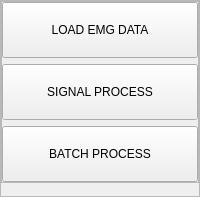
                              <widget class="QFrame" name="emg_right_btn_group">
                               <property name="sizePolicy">
                                <sizepolicy hsizetype="Preferred" vsizetype="Expanding">
                                 <horstretch>0</horstretch>
                                 <verstretch>3</verstretch>
                                </sizepolicy>
                               </property>
                               <property name="styleSheet">
                                <string notr="true"/>
                               </property>
                               <property name="frameShape">
                                <enum>QFrame::StyledPanel</enum>
                               </property>
                               <property name="frameShadow">
                                <enum>QFrame::Raised</enum>
                               </property>
                               <layout class="QVBoxLayout" name="verticalLayout_75">
                                <property name="spacing">
                                 <number>0</number>
                                </property>
                                <property name="leftMargin">
                                 <number>0</number>
                                </property>
                                <property name="topMargin">
                                 <number>0</number>
                                </property>
                                <property name="rightMargin">
                                 <number>0</number>
                                </property>
                                <property name="bottomMargin">
                                 <number>0</number>
                                </property>
                                <item>
                                 <widget class="QFrame" name="frame_47">
                                  <property name="frameShape">
                                   <enum>QFrame::StyledPanel</enum>
                                  </property>
                                  <property name="frameShadow">
                                   <enum>QFrame::Raised</enum>
                                  </property>
                                  <layout class="QVBoxLayout" name="verticalLayout_35">
                                   <property name="leftMargin">
                                    <number>0</number>
                                   </property>
                                   <property name="topMargin">
                                    <number>0</number>
                                   </property>
                                   <property name="rightMargin">
                                    <number>0</number>
                                   </property>
                                   <property name="bottomMargin">
                                    <number>0</number>
                                   </property>
                                   <item>
                                    <widget class="QPushButton" name="pushButton_10">
                                     <property name="sizePolicy">
                                      <sizepolicy hsizetype="Preferred" vsizetype="Preferred">
                                       <horstretch>0</horstretch>
                                       <verstretch>0</verstretch>
                                      </sizepolicy>
                                     </property>
                                     <property name="minimumSize">
                                      <size>
                                       <width>0</width>
                                       <height>56</height>
                                      </size>
                                     </property>
                                     <property name="maximumSize">
                                      <size>
                                       <width>16777215</width>
                                       <height>56</height>
                                      </size>
                                     </property>
                                     <property name="cursor">
                                      <cursorShape>PointingHandCursor</cursorShape>
                                     </property>
                                     <property name="styleSheet">
                                      <string notr="true"/>
                                     </property>
                                     <property name="text">
                                      <string>LOAD EMG DATA</string>
                                     </property>
                                     <property name="icon">
                                      <iconset resource="resources.qrc">
                                       <normaloff>:/icons/images/icons/cil-folder-open.png</normaloff>:/icons/images/icons/cil-folder-open.png</iconset>
                                     </property>
                                    </widget>
                                   </item>
                                   <item>
                                    <widget class="QPushButton" name="pushButton_11">
                                     <property name="sizePolicy">
                                      <sizepolicy hsizetype="Preferred" vsizetype="Preferred">
                                       <horstretch>0</horstretch>
                                       <verstretch>0</verstretch>
                                      </sizepolicy>
                                     </property>
                                     <property name="minimumSize">
                                      <size>
                                       <width>0</width>
                                       <height>56</height>
                                      </size>
                                     </property>
                                     <property name="maximumSize">
                                      <size>
                                       <width>16777215</width>
                                       <height>56</height>
                                      </size>
                                     </property>
                                     <property name="cursor">
                                      <cursorShape>PointingHandCursor</cursorShape>
                                     </property>
                                     <property name="text">
                                      <string>SIGNAL PROCESS</string>
                                     </property>
                                     <property name="icon">
                                      <iconset resource="resources.qrc">
                                       <normaloff>:/icons/images/icons/cil-chart-line.png</normaloff>:/icons/images/icons/cil-chart-line.png</iconset>
                                     </property>
                                    </widget>
                                   </item>
                                   <item>
                                    <widget class="QPushButton" name="pushButton_12">
                                     <property name="sizePolicy">
                                      <sizepolicy hsizetype="Preferred" vsizetype="Preferred">
                                       <horstretch>0</horstretch>
                                       <verstretch>0</verstretch>
                                      </sizepolicy>
                                     </property>
                                     <property name="minimumSize">
                                      <size>
                                       <width>0</width>
                                       <height>56</height>
                                      </size>
                                     </property>
                                     <property name="maximumSize">
                                      <size>
                                       <width>16777215</width>
                                       <height>56</height>
                                      </size>
                                     </property>
                                     <property name="cursor">
                                      <cursorShape>PointingHandCursor</cursorShape>
                                     </property>
                                     <property name="text">
                                      <string>BATCH PROCESS</string>
                                     </property>
                                     <property name="icon">
                                      <iconset resource="resources.qrc">
                                       <normaloff>:/icons/images/icons/cil-menu.png</normaloff>:/icons/images/icons/cil-menu.png</iconset>
                                     </property>
                                    </widget>
                                   </item>
                                  </layout>
                                 </widget>
                                </item>
                                <item>
                                 <spacer name="verticalSpacer_9">
                                  <property name="orientation">
                                   <enum>Qt::Vertical</enum>
                                  </property>
                                  <property name="sizeHint" stdset="0">
                                   <size>
                                    <width>20</width>
                                    <height>13</height>
                                   </size>
                                  </property>
                                 </spacer>
                                </item>
                               </layout>
                              </widget>
